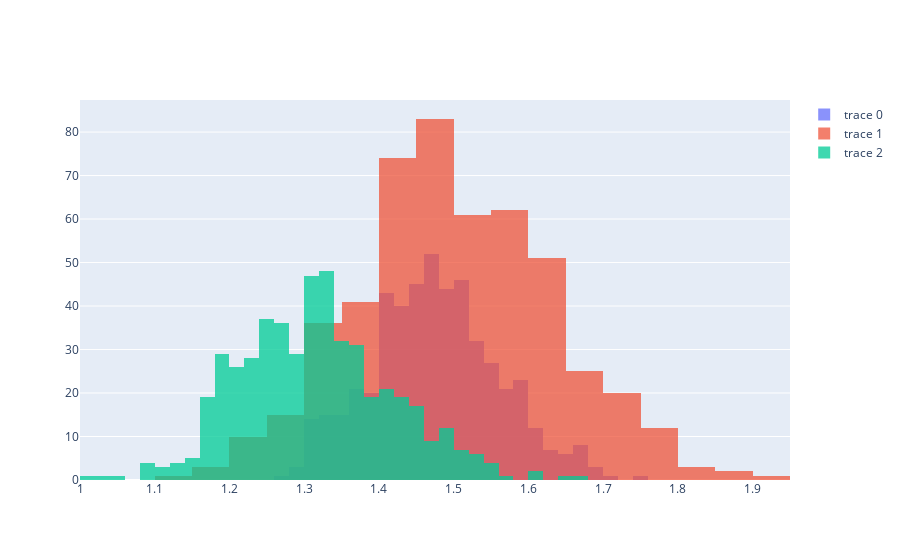

Notebook source saved alongside this figure:
### Code cell
# Overlay histrogram
overlay_hist = go.Figure()
overlay_hist.add_trace(go.Histogram(x=cumulative_ret))
overlay_hist.add_trace(go.Histogram(x=cumulative_ret_max_sharpe))
overlay_hist.add_trace(go.Histogram(x=cumulative_ret_min_vol))
overlay_hist.update_layout(barmode='overlay')
overlay_hist.update_traces(opacity=0.75)

### Figure 1 — Plotly figure (JSON) as saved in the notebook; plotly's stock layout.template omitted (floating-point values rounded to 4 significant figures; data arrays with more than 128 entries replaced by an {"elided": "..."} marker saying what was removed)
{"data": [{"opacity": 0.75, "type": "histogram", "x": {"elided": "500 float values"}}, {"opacity": 0.75, "type": "histogram", "x": {"elided": "500 float values"}}, {"opacity": 0.75, "type": "histogram", "x": {"elided": "500 float values"}}], "layout": {"autosize": true, "barmode": "overlay", "xaxis": {"autorange": true, "range": [1, 1.95], "type": "linear"}, "yaxis": {"autorange": true, "range": [0, 87.37]}}}
